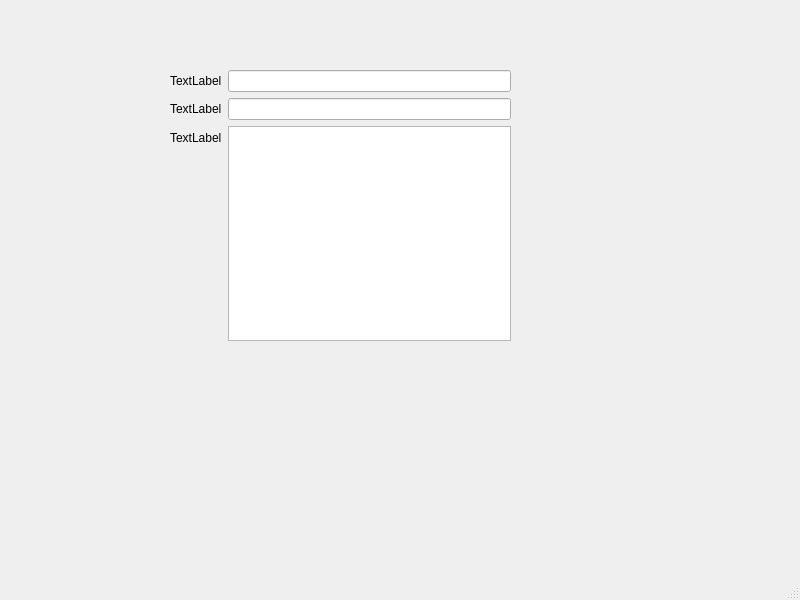
<?xml version="1.0" encoding="UTF-8"?>
<ui version="4.0">
 <class>MainWindow</class>
 <widget class="QMainWindow" name="MainWindow">
  <property name="geometry">
   <rect>
    <x>0</x>
    <y>0</y>
    <width>800</width>
    <height>600</height>
   </rect>
  </property>
  <property name="windowTitle">
   <string>MainWindow</string>
  </property>
  <widget class="QWidget" name="centralwidget">
   <widget class="QWidget" name="formLayoutWidget">
    <property name="geometry">
     <rect>
      <x>170</x>
      <y>70</y>
      <width>341</width>
      <height>271</height>
     </rect>
    </property>
    <layout class="QFormLayout" name="formLayout">
     <item row="0" column="0">
      <widget class="QLabel" name="label">
       <property name="text">
        <string>TextLabel</string>
       </property>
      </widget>
     </item>
     <item row="1" column="0">
      <widget class="QLabel" name="label_2">
       <property name="text">
        <string>TextLabel</string>
       </property>
      </widget>
     </item>
     <item row="1" column="1">
      <widget class="QLineEdit" name="lineEdit_2"/>
     </item>
     <item row="2" column="0">
      <widget class="QLabel" name="label_3">
       <property name="text">
        <string>TextLabel</string>
       </property>
      </widget>
     </item>
     <item row="2" column="1">
      <widget class="QTextEdit" name="textEdit"/>
     </item>
     <item row="0" column="1">
      <widget class="QLineEdit" name="lineEdit"/>
     </item>
    </layout>
   </widget>
  </widget>
  <widget class="QMenuBar" name="menubar">
   <property name="geometry">
    <rect>
     <x>0</x>
     <y>0</y>
     <width>800</width>
     <height>26</height>
    </rect>
   </property>
  </widget>
  <widget class="QStatusBar" name="statusbar"/>
 </widget>
 <resources/>
 <connections/>
</ui>
